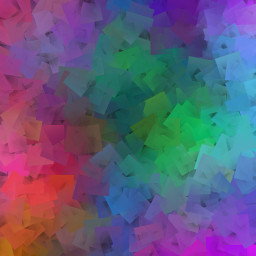
#> input picture Resources/blend1.jpg, 256 x 256 px, found by its file name
$ python tiltshift.py
#> lines starting #> are read from the running program, lines starting #| are printed output that depends on the picture
import cv2
import numpy as np

gauss_bar_slider = 1
gauss_bar_slider_max = 100

decay_bar_slider = 1
decay_bar_slider_max = 100

top_bar_slider = 0
top_bar_slider_max = 100

bottom_bar_slider = 0
bottom_bar_slider_max = 100

original_image = cv2.imread("Resources/blend1.jpg")
#> original_image is the input picture: shape (256, 256, 3); mean B, G, R 122.3, 90.9, 96.8
#> slider 'Top x 100' is set to 33
#> slider 'Bottom x 100' is set to 33
image = original_image.copy()

if type(image).__module__ != "numpy":
    print("Arquivo não encontrado")


def tiltshift():
    global image
    global top_limit
    global bottom_limit

    top_limit = top_bar_slider*255//100
    image[top_limit:] = original_image[top_limit:]

    if top_limit > 0:
        image[:top_limit] = cv2.GaussianBlur(
            original_image[:top_limit], (gauss_bar_slider, gauss_bar_slider), 0)

    bottom_limit = 255 - (bottom_bar_slider*255//100) + 1

    if bottom_limit == 256:
        bottom_limit = bottom_limit - 1

    if bottom_limit > 0:
        image[bottom_limit:] = cv2.GaussianBlur(
            original_image[bottom_limit:], (gauss_bar_slider, gauss_bar_slider), 0)

    x = np.arange(image.shape[0], dtype=np.float32)
#> x = 256 values from 0 to 255

    alpha_x = (np.tanh((x - top_limit) / decay_bar_slider) -
               np.tanh((x - bottom_limit) / decay_bar_slider)) / 2

    mask = np.repeat(alpha_x, image.shape[1]).reshape(image.shape[:2])

    blur = cv2.GaussianBlur(
        image, (gauss_bar_slider * 2 + 1, gauss_bar_slider * 2 + 1), 0)

    mask = cv2.cvtColor(mask, cv2.COLOR_GRAY2BGR)
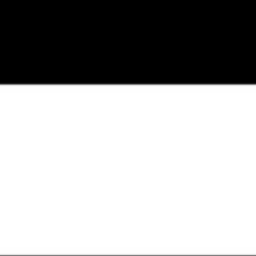
#> mask: shape (256, 256, 3) float32; min 0, max 1, mean 0.667

    image[:top_limit] = original_image[:top_limit]
    image[bottom_limit:] = original_image[bottom_limit:]

    result = cv2.convertScaleAbs(image * mask + blur * (1 - mask))

    cv2.imshow("main", result)


def on_top_bar_slide(value):
    global top_bar_slider

    top_bar_slider = value
    tiltshift()


def on_bottom_bar_slide(value):
    global bottom_bar_slider

    bottom_bar_slider = value
    tiltshift()
#> in tiltshift (call 2), `mask = cv2.cvtColor(mask, cv2.COLOR_GRAY2BGR)`:
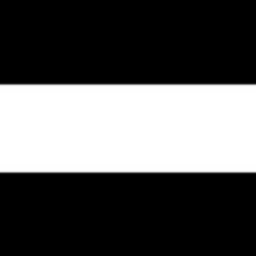
#> mask: shape (256, 256, 3) float32; min 0, max 1, mean 0.344


def on_gauss_bar_slider(value):
    global gauss_bar_slider

    if value % 2 == 0:
        value = value + 1

    if value == 0:
        value = 1

    gauss_bar_slider = value
    tiltshift()


def on_decay_bar_slider(value):
    global decay_bar_slider

    if value % 2 == 0:
        value = value + 1

    decay_bar_slider = value
    tiltshift()


def main():
    cv2.namedWindow("main", 1)

    cv2.createTrackbar("Top x {0}".format(top_bar_slider_max), "main", top_bar_slider,
                       top_bar_slider_max, on_top_bar_slide)
    cv2.createTrackbar("Bottom x {0}".format(bottom_bar_slider_max), "main", bottom_bar_slider,
                       bottom_bar_slider_max, on_bottom_bar_slide)
    cv2.createTrackbar("Gauss x {0}".format(gauss_bar_slider_max), "main", gauss_bar_slider,
                       gauss_bar_slider_max, on_gauss_bar_slider)
    cv2.createTrackbar("Decay x {0}".format(decay_bar_slider_max), "main", decay_bar_slider,
                       decay_bar_slider_max, on_decay_bar_slider)

    cv2.waitKey()


if __name__ == '__main__':
    main()

$ run again, with Resources/blend2.jpg copied over Resources/blend1.jpg
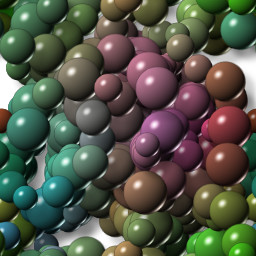
#> input picture Resources/blend2.jpg, 256 x 256 px, found by its file name
#> original_image is the input picture: shape (256, 256, 3); mean B, G, R 71.6, 86.1, 82.2
#> in tiltshift, `blur = cv2.GaussianBlur( image, (gauss_bar_slider * 2 + 1, gauss_bar_s..`:
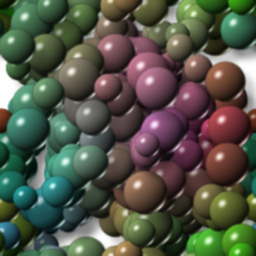
#> blur: shape (256, 256, 3); mean B, G, R 71.6, 86.1, 82.2
